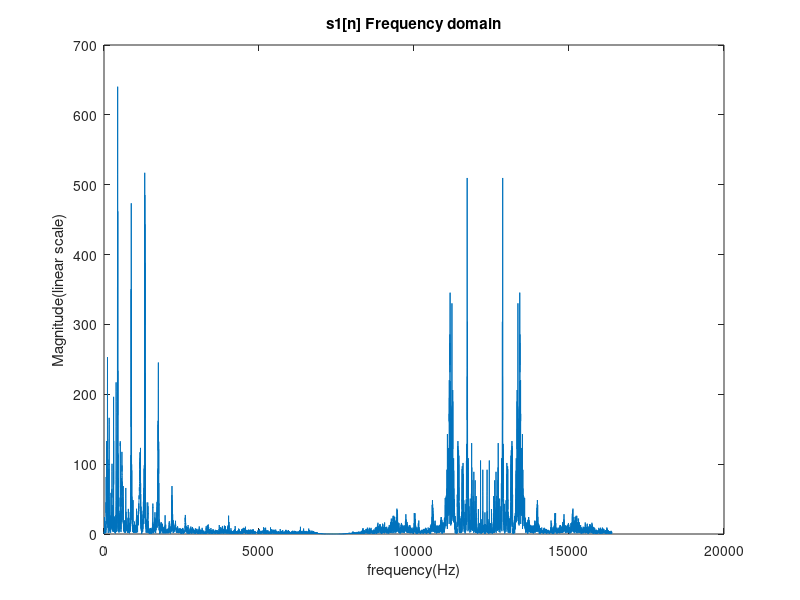
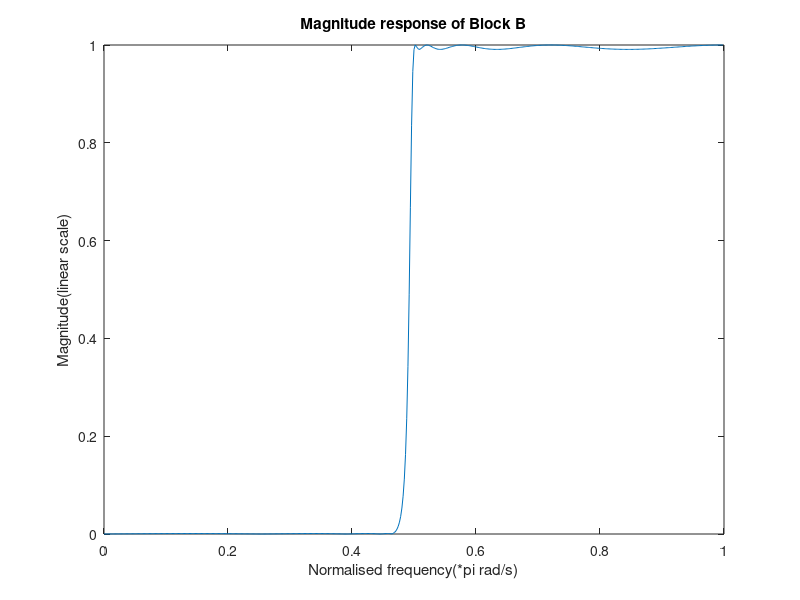

Here is the MATLAB script that generated these plots, in order: (Note: this script raises an error after producing the figures.)
%second order notch filter, block A
clc
clear all
close all

load('projsignal0.mat');
%this is the input
rs = rs(1:25E3);%only take the first 25000 data point
fs1 = 32.768e3;
beta = cos(2*pi*(4915.2/fs1));
%beta = cos(2*pi*(7372.8/fs1));
notch_bw = 0.015*pi;%changed to a wider bandwidth
alpha = (1/cos(notch_bw)) - sqrt((1)/((cos(notch_bw))^2)-1)

num_A  = ((1+alpha)/2).*[1 -2*beta 1];
dem_A = [1 -beta*(1+alpha) alpha];

%filter characteristic
[hA, wA] = freqz(num_A, dem_A, 1E2);

%now
r1r2 = filter(num_A, dem_A, rs);

figure;
N=25000;
X1_mags = abs(fft(r1r2));
fax_bins = [0 : N-1]; %frequency axis in bins
N_2 = ceil(N/2);
plot(fax_bins(1:N_2)*fs1/N, X1_mags(1:N_2));
title('s1[n] Frequency domain');
xlabel('frequency(Hz)');
ylabel('Magnitude(linear scale)');



figure;
%%%highpass filter, block B
dp_B=9E-3; ds_B=0.001;
%peak passband ripple and minimum stopband attenuation in dB
ap_B=-20*log10(1-dp_B); as_B=-20*log10(ds_B);


ws_B = (2* 8192/fs1)-0.05;
wp_B = 2* 8192/fs1;%passband

[ordB, ~] = ellipord(wp_B, ws_B, ap_B, as_B);
[num_B, dem_B] = ellip(ordB, ap_B, as_B, wp_B,'high');
[hB, wB] = freqz(num_B, dem_B);

%MAG
plot(wB/pi, abs(hB));
title('Magnitude response of Block B');
xlabel('Normalised frequency(*pi rad/s)');
ylabel('Magnitude(linear scale)');

%PHASE
figure;
plot(wB/pi, phase(hB));
title('Phase response of Block B');
xlabel('Normalised frequency(*pi rad/s)');
ylabel('Phase(rad)');



%apply the filter
r2 = filter(num_B, dem_B, r1r2);


figure;
N=25000;
X1_mags = abs(fft(r2));
fax_bins = [0 : N-1]; %frequency axis in bins
N_2 = ceil(N/2);
plot(fax_bins(1:N_2)*fs1/N, X1_mags(1:N_2));
title('s~ 2[n] in Frequency domain');
xlabel('frequency(Hz)');
ylabel('Magnitude(linear scale)');


%demodulation

t = (0:1:24999).* (1/fs1);
demod = zeros(1, 25000);
for i = 1:1:25000
    demod(i) = r2(i).*cos(2*pi*12288*t(i)+ pi/3);
end

figure;
N=25000;
X1_mags = abs(fft(demod));
fax_bins = [0 : N-1]; %frequency axis in bins
N_2 = ceil(N/2);
plot(fax_bins(1:N_2)*fs1/N, X1_mags(1:N_2));
title('Demodulated signal in Frequency domain');
xlabel('frequency(Hz)');
ylabel('Magnitude(linear scale)');


%the only requirement here is the passband of r1
dp_C=9E-3; ds_C=0.001;
%peak passband ripple and minimum stopband attenuation in dB
ap_C=-20*log10(1-dp_C); as_C=-20*log10(ds_C);

wp_C = 2* 4096/fs1;
ws_C = wp_C +0.05;%right after passband

[ordC, ~] = ellipord(wp_C, ws_C, ap_C, as_C);
[num_C, dem_C] = ellip(ordC, ap_C, as_C, wp_C,  'low');
[hC, wC] = freqz(num_C, dem_C);
%MAG
figure;
plot(wC/pi, abs(hC));
title('Magnitude response of Block C');
xlabel('Normalised frequency(*pi rad/s)');
ylabel('Magnitude(linear scale)');

%PHASE
figure;
plot(wC/pi, phase(hC));
title('Phase response of Block C');
xlabel('Normalised frequency(*pi rad/s)');
ylabel('Phase(rad)');



%DEMOD AND LPFILTERED
r1 = filter(num_C, dem_C, demod);


figure;
N=25000;
X1_mags = abs(fft(r1));
fax_bins = [0 : N-1]; %frequency axis in bins
N_2 = ceil(N/2);
plot(fax_bins(1:N_2)*fs1/N, X1_mags(1:N_2));
title('s2[n] in Frequency domain');
xlabel('frequency(Hz)');
ylabel('Magnitude(linear scale)');

sound(r1, fs1);

fprintf('The order of Block B is %d\n', ordB);
fprintf('The order of Block C is %d\n', ordC);




